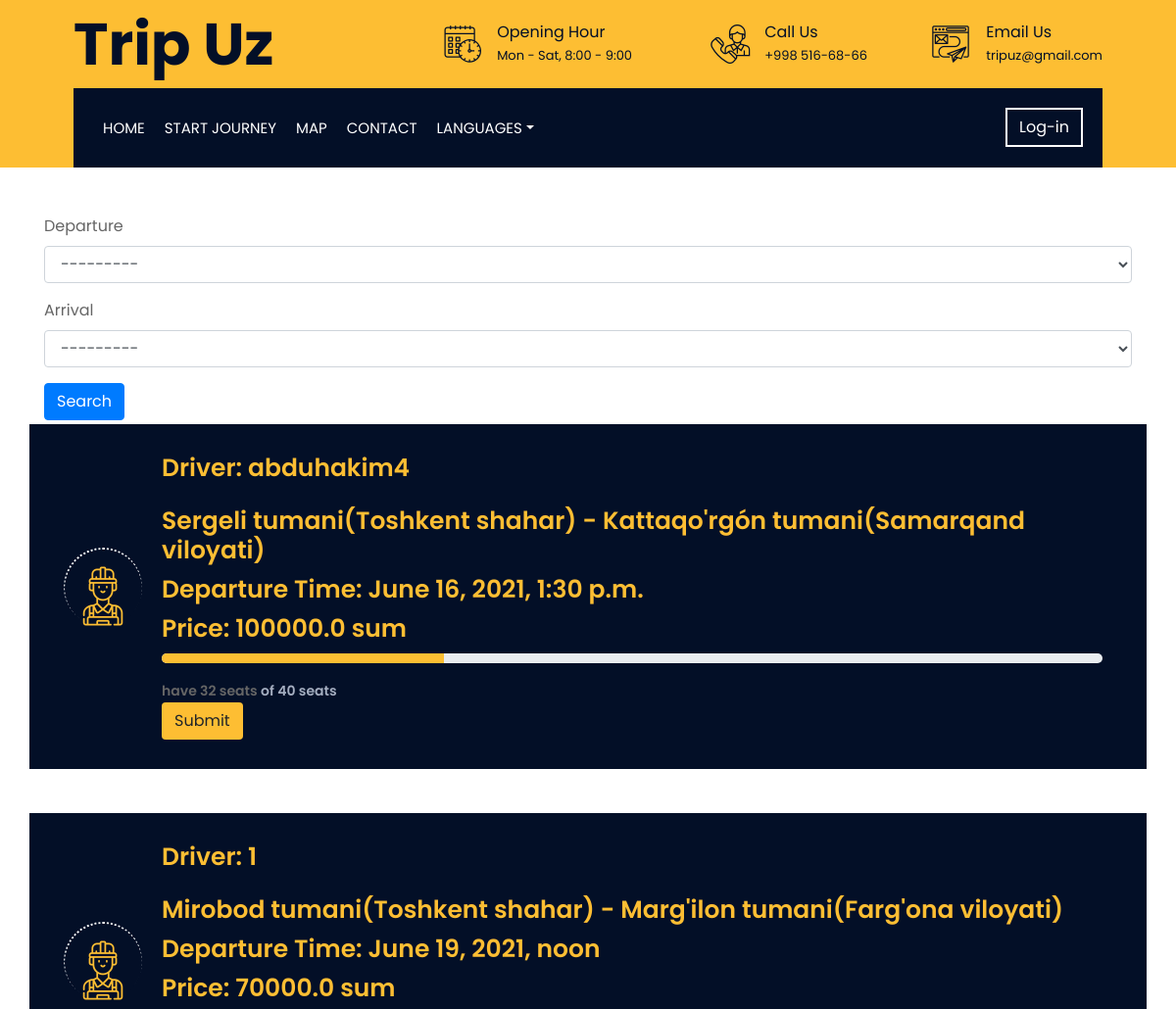
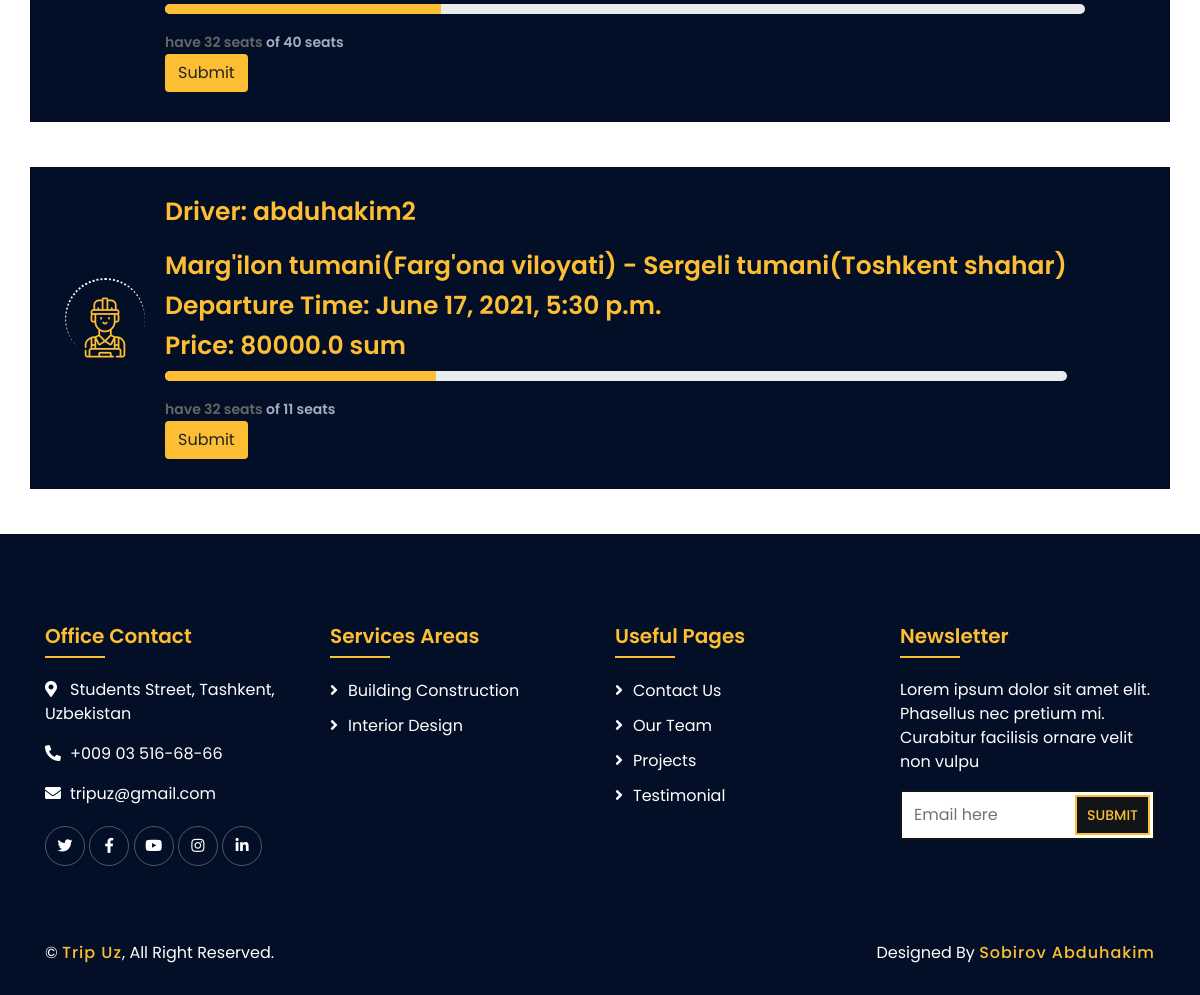
/trip/ordertrip/, run on the app's committed database (2 pictures, top to bottom).
### trip/models.py (models this page shows, shortened)
class Trip(models.Model):
    driver = models.OneToOneField(Driver, blank=True, on_delete=models.CASCADE)
    departure = models.ForeignKey(District, blank=True, related_name="from_where", on_delete=models.CASCADE)
    arrival = models.ForeignKey(District, blank=True, related_name="to_where", on_delete=models.CASCADE)
    bus = models.ForeignKey(Bus, blank=True, on_delete=models.CASCADE)
    datatime = models.DateTimeField(null=True)
    status = models.BooleanField(default=False)
    seats = models.IntegerField(null=True)
    price = models.FloatField(null=True)
    def __str__(self):
        return self.departure.district + " - " + self.arrival.district

class District(models.Model):
    district = models.CharField(max_length=100, null=True)
    province = models.ForeignKey(Province, on_delete=models.CASCADE)
    def __str__(self):
        return self.district + "(" + self.province.province + ")"

class Province(models.Model):
    province = models.CharField(max_length=100, null=True)

### user/models.py (models this page shows)
class Driver(models.Model):
    User = settings.AUTH_USER_MODEL
    user = models.OneToOneField(User, on_delete=models.CASCADE, null=True)
    image = models.ImageField(upload_to='drivers')
    birthday = models.DateField()
    gender = models.CharField(max_length=255, choices=(('male', 'Male'), ('famale', 'Famale')))
    smoking = models.BooleanField(default=False)
    experience = models.IntegerField(null=True)
    startDate = models.DateTimeField(auto_now_add=True)
    def __str__(self):
        return self.user.username

class User(AbstractUser):
    phone = models.CharField(max_length=15, default=None, null=True)
    objects = UserManager()

### trip/views.py (the view)
# urls.py: path('ordertrip/', views.orderTrip, name="ordertrip"),
def orderTrip(request):
    ordertrip = Trip.objects.all()
    tfilter = TripFilter(request.GET, queryset=ordertrip)
    ordertrip = tfilter.qs
    mytrip = OrderTripForm()
    if request.method == "POST":
        mytrip = OrderTripForm(request.POST)
        if mytrip.is_valid():
            mytrip.save()
            return redirect('/')
    context = {'ordertrip': ordertrip, 'tfilter': tfilter, 'mytrip': mytrip}
    return render(request, 'trip/ordertrip.html', context)

### trip/forms.py
class OrderTripForm(ModelForm):
    class Meta:
        model = OrderTrip
        fields = "__all__"

### trip/templates/trip/ordertrip.html (shortened to what this page needs)
{% extends 'home.html' %}
{% block content %}
<!DOCTYPE html>
{% load static %}
{% load i18n %}
{% load crispy_forms_tags %}
<html lang="en">
<head>
</head>
<body>
    <div class="container mt-5 mb-1">
        <form method="GET">
            {{ tfilter.form | crispy }}
            <button class="btn btn-primary" >{% trans 'Search' %}</button>
        </form>
    </div>
{%for item in ordertrip%}
<div class="feature wow fadeInUp" data-wow-delay="0.2s">
    <div class="container">
        <div class="row align-items-center">
            <div class="col-lg-12 col-md-12">
                <div class="feature-item">
                    <div class="feature-icon">
                        <i class="flaticon-worker"></i>
                    </div>
                    <div class="feature-text">
                        <div class="ms-2 c-details">
                            <h3 class="mb-0">{% trans 'Driver:' %} {{item.driver}}</h3><br>
                        </div>
                        <h3 class="heading">{{item.departure}} - {{item.arrival}}</h3>
                        <h3>{% trans 'Departure Time:' %} {{item.datatime}}</h3>
                        <h3>{% trans 'Price:' %} {{item.price}} sum</h3>
                        <div class="progress">
                            <div class="progress-bar" role="progressbar" style="width: 30%" aria-valuenow="50" aria-valuemin="0" aria-valuemax="100"></div>
                        </div>
                        <div class="mt-3"> <span class="text1">{% trans 'have 32 seats' %} <span class="text2"> of {{item.seats}} seats</span></span> </div>
                        <button type="button" style="background-color: #fdbe33;" class="btn btn-toolbar" data-toggle="modal" data-target="#modalPush">{% trans 'Submit' %}</button>
                    </div>
                </div>
            </div>
        </div>
    </div>
</div>
{% endfor %}
</body>
</html>
{% endblock %}

### user/templates/home.html (shortened to what this page needs)
{% load static %}
{% load i18n %}
<!DOCTYPE html>
<html lang="en">
    <head>
        <link href="https://stackpath.bootstrapcdn.com/bootstrap/4.4.1/css/bootstrap.min.css" rel="stylesheet">
        <link href="https://cdnjs.cloudflare.com/ajax/libs/font-awesome/5.10.0/css/all.min.css" rel="stylesheet">
        <link href="{% static 'user/lib/flaticon/font/flaticon.css' %}" rel="stylesheet">
        <link href="{% static 'user/lib/animate/animate.min.css' %}" rel="stylesheet">
        <link href="{% static 'user/lib/owlcarousel/assets/owl.carousel.min.css' %}" rel="stylesheet">
        <link href="{% static 'user/lib/lightbox/css/lightbox.min.css' %}" rel="stylesheet">
        <link href="{% static 'user/lib/slick/slick.css' %}" rel="stylesheet">
        <link href="{% static 'user/lib/slick/slick-theme.css' %}" rel="stylesheet">
        <link href="{% static 'user/css/style.css' %}" rel="stylesheet" type="text/css">
    </head>
    <body>
        <div class="wrapper">
            <div class="top-bar">
                <div class="container-fluid">
                    <div class="row align-items-center">
                        <div class="col-lg-4 col-md-12">
                            <div class="logo">
                                <a href="{% url 'home' %}">
                                    <h1>Trip Uz</h1>
                                </a>
                            </div>
                        </div>
                        <div class="col-lg-8 col-md-7 d-none d-lg-block">
                            <div class="row">
                                <div class="col-4">
                                    <div class="top-bar-item">
                                        <div class="top-bar-icon">
                                            <i class="flaticon-calendar"></i>
                                        </div>
                                        <div class="top-bar-text">
                                            <h3>{% trans 'Opening Hour' %}</h3>
                                            <p>{% trans 'Mon - Sat, 8:00 - 9:00' %}</p>
                                        </div>
                                    </div>
                                </div>
                                <div class="col-4">
                                    <div class="top-bar-item">
                                        <div class="top-bar-icon">
                                            <i class="flaticon-call"></i>
                                        </div>
                                        <div class="top-bar-text">
                                            <h3>{% trans 'Call Us' %}</h3>
                                            <p>+998 516-68-66</p>
                                        </div>
                                    </div>
                                </div>
                                <div class="col-4">
                                    <div class="top-bar-item">
                                        <div class="top-bar-icon">
                                            <i class="flaticon-send-mail"></i>
                                        </div>
                                        <div class="top-bar-text">
                                            <h3>{% trans 'Email Us' %}</h3>
                                            <p>tripuz@gmail.com</p>
                                        </div>
                                    </div>
                                </div>
                            </div>
                        </div>
                    </div>
                </div>
            </div>
            <div class="nav-bar">
                <div class="container-fluid">
                    <nav class="navbar navbar-expand-lg bg-dark navbar-dark">
                        <div class="collapse navbar-collapse justify-content-between" id="navbarCollapse">
                            <div class="navbar-nav mr-auto">
                                {% url 'home' as url %}
                                <a href="{{ url }}" {% if request.path == url %}class="nav-item nav-link active" {% endif %}  class="nav-item nav-link ">{% trans 'Home' %}</a>
                                {% url 'ordertrip' as url %}
                                <a href="{{ url }}" {% if request.path == url %}class="nav-item nav-link active" {% endif %} class="nav-item nav-link">{% trans 'Start Journey' %}</a>
                                {% url 'map' as url %}
                                <a href="{{ url }}" {% if request.path == url %}class="nav-item nav-link active" {% endif %} class="nav-item nav-link">{% trans 'Map' %}</a>
                                {% url 'contact' as url %}
                                <a href="{{ url }}" {% if request.path == url %}class="nav-item nav-link active" {% endif %} class="nav-item nav-link">{% trans 'Contact' %}</a>
                                <div class="nav-item dropdown">
                                    <a href="#" class="nav-link dropdown-toggle" data-toggle="dropdown">{% trans 'Languages' %}</a>
                                </div>
                            </div>
                            <div class="ml-auto">
                            <span class="user">
                                {% if request.user.is_authenticated %}
                                    <a class="btn" href="{% url 'userprofile' %}">{{request.user}}</a>
                                    <a class="btn" href="{% url 'logout' %}">{% trans 'Logout' %}</a>
                                {% else %}
                                    <a class="btn" href="{% url 'login' %}">{% trans 'Log-in' %}</a>
                                {% endif %}
                                </span>
                            </div>
                        </div>
                    </nav>
                </div>
            </div>
            {% block content %}{% endblock %}
            <div class="footer wow fadeIn" data-wow-delay="0.3s">
                <div class="container">
                    <div class="row">
                        <div class="col-md-6 col-lg-3">
                            <div class="footer-contact">
                                <h2>{% trans 'Office Contact' %}</h2>
                                <p><i class="fa fa-map-marker-alt"></i>{% trans 'Students Street, Tashkent, Uzbekistan' %}</p>
                                <p><i class="fa fa-phone-alt"></i>+009 03 516-68-66</p>
                                <p><i class="fa fa-envelope"></i>tripuz@gmail.com</p>
                                <div class="footer-social">
                                    <a href=""><i class="fab fa-twitter"></i></a>
                                    <a href=""><i class="fab fa-facebook-f"></i></a>
                                    <a href=""><i class="fab fa-youtube"></i></a>
                                    <a href=""><i class="fab fa-instagram"></i></a>
                                    <a href=""><i class="fab fa-linkedin-in"></i></a>
                                </div>
                            </div>
                        </div>
                        <div class="col-md-6 col-lg-3">
                            <div class="footer-link">
                                <h2>{% trans 'Services Areas' %}</h2>
                                <a href="">{% trans 'Building Construction' %}</a>
                                <a href="">{% trans 'Interior Design' %}</a>
                            </div>
                        </div>
                        <div class="col-md-6 col-lg-3">
                            <div class="footer-link">
                                <h2>{% trans 'Useful Pages' %}</h2>
                                <a href="">{% trans 'Contact Us' %}</a>
                                <a href="">{% trans 'Our Team' %}</a>
                                <a href="">{% trans 'Projects' %}</a>
                                <a href="">{% trans 'Testimonial' %}</a>
                            </div>
                        </div>
                        <div class="col-md-6 col-lg-3">
                            <div class="newsletter">
                                <h2>{% trans 'Newsletter' %}</h2>
                                <p>
                                    {% trans 'Lorem ipsum dolor sit amet elit. Phasellus nec pretium mi. Curabitur facilisis ornare velit non vulpu' %}
                                </p>
                                <div class="form">
                                    <input class="form-control" placeholder="Email here">
                                    <button class="btn">{% trans 'Submit' %}</button>
                                </div>
                            </div>
                        </div>
                    </div>
                </div>
                <div class="container copyright">
                    <div class="row">
                        <div class="col-md-6">
                            <p>&copy; <a href="#">Trip Uz</a>,{% trans ' All Right Reserved.' %}</p>
                        </div>
                        <div class="col-md-6">
                            <p>{% trans 'Designed By' %} <a href="https://htmlcodex.com">Sobirov Abduhakim</a></p>
                        </div>
                    </div>
                </div>
            </div>
        </div>
    </body>
</html>

### trip/templates/trip/ordertrip.html (style rules this page uses)
body { background-color: #fdbe33; }
.progress { height: 10px; border-radius: 10px }
.progress div { background-color: #fdbe33 }
.text1 { font-size: 14px; font-weight: 600 }
.text2 { color: #a5aec0 }

### data on the page
Trip: driver "abduhakim4", departure "Sergeli tumani(Toshkent shahar)", arrival "Kattaqo'rgón tumani(Samarqand viloyati)", datatime "June 16, 2021, 1:30 p.m.", price "100000.0", seats "40"
Trip: driver "1", departure "Mirobod tumani(Toshkent shahar)", arrival "Marg'ilon tumani(Farg'ona viloyati)", datatime "June 19, 2021, noon", price "70000.0", seats "40"
Trip: driver "abduhakim2", departure "Marg'ilon tumani(Farg'ona viloyati)", arrival "Sergeli tumani(Toshkent shahar)", datatime "June 17, 2021, 5:30 p.m.", price "80000.0", seats "11"
